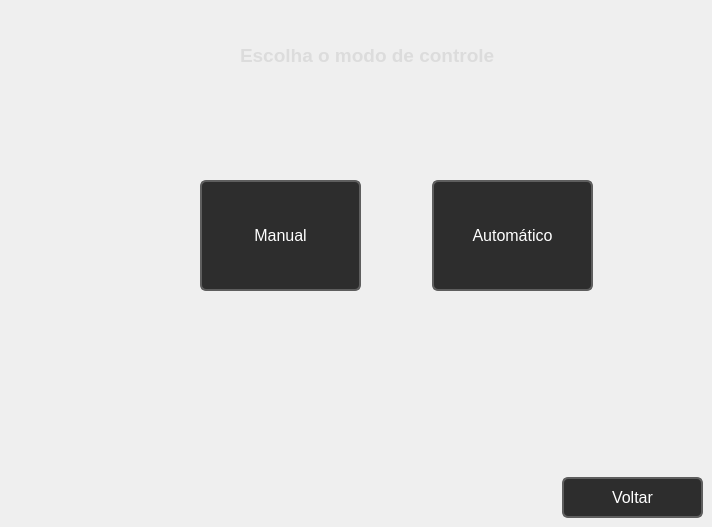
    <widget class="QWidget" name="page_6">
     <widget class="QPushButton" name="pushButton_3">
      <property name="geometry">
       <rect>
        <x>200</x>
        <y>180</y>
        <width>161</width>
        <height>111</height>
       </rect>
      </property>
      <property name="styleSheet">
       <string notr="true">QPushButton {
    background-color: #2d2d2d;
    color: #ffffff;
    border: 2px solid #5e5e5e;
    border-radius: 6px;
    padding: 6px 12px;
    font-family: 'Segoe UI';
    font-size: 12pt;
}

QPushButton:hover {
    background-color: #3e3e3e;
}

QPushButton:pressed {
    background-color: #242424;
}</string>
      </property>
      <property name="text">
       <string>Manual</string>
      </property>
     </widget>
     <widget class="QPushButton" name="pushButton_4">
      <property name="geometry">
       <rect>
        <x>432</x>
        <y>180</y>
        <width>161</width>
        <height>111</height>
       </rect>
      </property>
      <property name="styleSheet">
       <string notr="true">QPushButton {
    background-color: #2d2d2d;
    color: #ffffff;
    border: 2px solid #5e5e5e;
    border-radius: 6px;
    padding: 6px 12px;
    font-family: 'Segoe UI';
    font-size: 12pt;
}

QPushButton:hover {
    background-color: #3e3e3e;
}

QPushButton:pressed {
    background-color: #242424;
}</string>
      </property>
      <property name="text">
       <string>Automático</string>
      </property>
     </widget>
     <widget class="QPushButton" name="btn_voltarINICIO">
      <property name="geometry">
       <rect>
        <x>562</x>
        <y>477</y>
        <width>141</width>
        <height>41</height>
       </rect>
      </property>
      <property name="styleSheet">
       <string notr="true">QPushButton {
    background-color: #2d2d2d;
    color: #ffffff;
    border: 2px solid #5e5e5e;
    border-radius: 6px;
    padding: 6px 12px;
    font-family: 'Segoe UI';
    font-size: 12pt;
}

QPushButton:hover {
    background-color: #3e3e3e;
}

QPushButton:pressed {
    background-color: #242424;
}</string>
      </property>
      <property name="text">
       <string>Voltar</string>
      </property>
     </widget>
     <widget class="QLabel" name="label_10">
      <property name="geometry">
       <rect>
        <x>240</x>
        <y>40</y>
        <width>311</width>
        <height>31</height>
       </rect>
      </property>
      <property name="font">
       <font>
        <family>Segoe UI</family>
        <pointsize>-1</pointsize>
        <weight>75</weight>
        <bold>true</bold>
       </font>
      </property>
      <property name="styleSheet">
       <string notr="true">QLabel {
    color: #dcdcdc;
    font-size: 20px;
    font-weight: bold;
    font-family: 'Segoe UI';
}</string>
      </property>
      <property name="text">
       <string>&lt;html&gt;&lt;head/&gt;&lt;body&gt;&lt;p&gt;&lt;span style=&quot; font-size:14pt;&quot;&gt;Escolha o modo de controle&lt;/span&gt;&lt;/p&gt;&lt;/body&gt;&lt;/html&gt;</string>
      </property>
     </widget>
    </widget>
